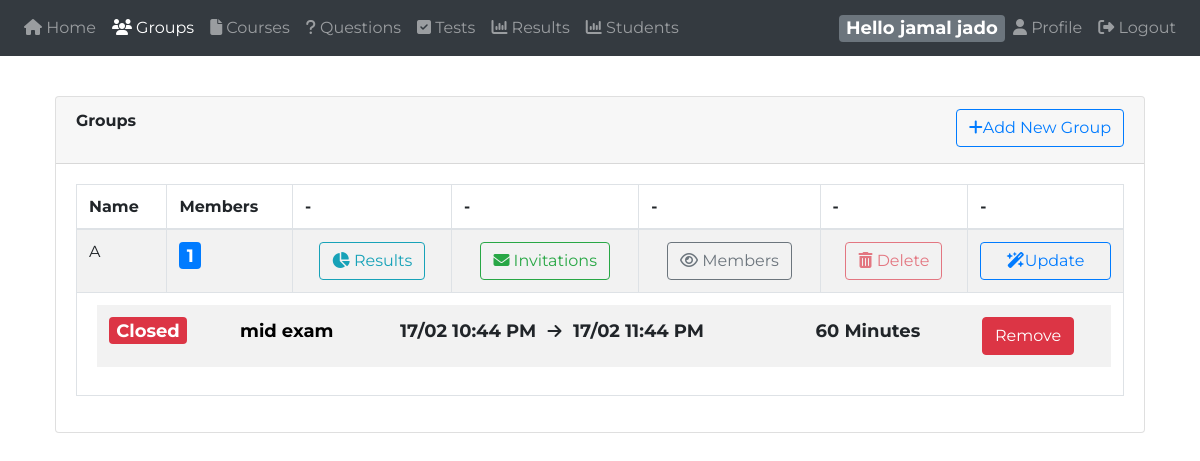
Screenshot of /instructor/?groups (signed in) with the database file from the repository.
### tables this page shows
CREATE TABLE `instructor` (
  `id` int(11) NOT NULL,
  `name` varchar(120) NOT NULL,
  `email` varchar(120) NOT NULL,
  `password` varchar(100) NOT NULL,
  `phone` varchar(13) NOT NULL,
  `password_token` varchar(100) DEFAULT NULL,
  `token_expire` timestamp NULL DEFAULT NULL,
  `suspended` int(11) NOT NULL DEFAULT 0,
  `isAdmin` tinyint(1) NOT NULL DEFAULT 0
);

CREATE TABLE `groups` (
  `id` int(11) NOT NULL,
  `name` varchar(255) NOT NULL,
  `assignedTest` int(11) DEFAULT NULL,
  `settingID` int(11) DEFAULT NULL,
  `instructorID` int(11) DEFAULT NULL
);

CREATE TABLE `test_settings` (
  `id` int(11) NOT NULL,
  `startTime` datetime DEFAULT NULL,
  `endTime` datetime DEFAULT NULL,
  `duration` int(3) DEFAULT NULL,
  `random` tinyint(255) DEFAULT NULL,
  `prevQuestion` int(1) DEFAULT NULL,
  `viewAnswers` tinyint(1) DEFAULT NULL,
  `releaseResult` int(1) DEFAULT 1,
  `sendToStudent` tinyint(1) DEFAULT NULL,
  `sendToInstructor` tinyint(1) DEFAULT NULL,
  `passPercent` int(3) DEFAULT NULL,
  `instructorID` int(11) DEFAULT NULL
);

### instructor/app/model/dbh.class.php (called while the page is built)
<?php
class dbh {
  private $host = "localhost";
  private $port = "3307";
  private $username = "root";
  private $pwd = "";
  private $dbName = "final";
  public function connect(){
    try {
      $conn = 'mysql:host=' . $this->host . ';port=' . $this->port . ';dbname=' . $this->dbName . ';charset=utf8mb4';
      $pdo = new PDO($conn, $this->username, $this->pwd);
      $pdo->setAttribute(PDO::ATTR_ERRMODE, PDO::ERRMODE_EXCEPTION);
      $pdo->setAttribute(PDO::ATTR_DEFAULT_FETCH_MODE, PDO::FETCH_ASSOC);
      return $pdo;
    } catch (PDOException $e) {
      die("Database connection failed: " . $e->getMessage());
    }
  }
}

### instructor/app/model/instructor.class.php (called while the page is built, shortened)
<?php
class instructor extends dbh{
  public function getByEmail($email)
   {
    $stmt = $this->connect()->prepare("SELECT id,name, password, email, phone, isAdmin FROM instructor where email = :email");
    $stmt->bindparam(":email",$email);
    $stmt->execute();
    $result=$stmt->fetchAll(PDO::FETCH_OBJ);
    return $result[0];
   }
}

### instructor/app/controller/autoloader.inc.php (called while the page is built, shortened)
<?php
  function myAutoLoader ($className){
    $url = $_SERVER['HTTP_HOST'].$_SERVER['REQUEST_URI'];
    if (strpos($url,'controller') !== false){
      $path = '../model/';
    }else{
      $path = "app/model/";
    }
    $extension = ".class.php";
    $fullPath = $path . $className . $extension;
  }
 ?>

### instructor/app/model/group.class.php (called while the page is built, shortened)
<?php
class group extends dbh{
    public function getAll(){
        $stmt = $this->connect()->prepare("SELECT gp.id, name,
          (select count(*) from groups_has_students sg where sg.groupID = gp.id) as members,
          (select name from test where id = gp.assignedTest) as assignedTest,gp.assignedTest testID,
					(CASE WHEN (convert_tz(now(),@@session.time_zone,'+02:00') BETWEEN ts.startTime AND ts.endTime) THEN 1 ELSE 0 END) as isActive,
          ts.startTime,ts.endTime,ts.duration,ts.viewAnswers,gp.instructorID as instructor
					FROM groups gp
					LEFT JOIN test_settings ts
					on ts.id = gp.settingID
          where gp.instructorID = :instID");
        $stmt->bindparam(":instID",$_SESSION['mydata']->id);
        $stmt->execute();
        $result = $stmt->fetchAll(PDO::FETCH_OBJ);
        return $result;
    }
}

### instructor/app/view/groups.php (the view, shortened to what this page needs)
<?php
require_once 'header.php';
require_once 'navbar.php';
$group = new group();
$allGroups = $group->getAll($_SESSION['mydata']->id);
?>
<div class="content mt-3">
    <div class="animated fadeIn">
        <div class="col-md-12">
          <?php
						if (isset($_GET['invitations']) && isset($_GET['id'])) { ?>
								<button type="button" class="btn btn-warning float-right w-100"  data-toggle="modal" data-target="#addstudent">
									<i class="fa fa-plus"></i> Add Students
								</button>
							<div class="modal fade" id="addstudent" tabindex="-1" role="dialog">
							  <div class="modal-dialog" role="document">
							    <div class="modal-content">
							      <div class="modal-header">
							        <h5 class="modal-title">Add Students to Group</h5>
							        <button type="button" class="close" data-dismiss="modal" aria-label="Close">
							          <span aria-hidden="true">&times;</span>
							        </button>
							      </div>
							      <div class="modal-body">
											<form action="app/controller/group.inc.php?addStudents" id="addstudentForm" method="post">
												<input type="hidden" name="groupID" value="<?php echo $_GET['id']; ?>">
												<div class="form-group">
											    <label for="studentIDs">Student IDs</label>
											    <textarea class="form-control" id="studentIDs" name="studentIDs" rows="10" placeholder="Write One ID per line."></textarea>
											  </div>
											</form>
							      </div>
							      <div class="modal-footer">
							        <button type="button" class="btn btn-secondary" data-dismiss="modal">Close</button>
							        <button type="submit" form="addstudentForm" class="btn btn-primary">Add</button>
							      </div>
							    </div>
							  </div>
							</div>
					<?php }else{ ?>
            <div class="card">
              <div class="card-header">
                <strong class="card-title">Groups</strong>
                <button type="button" class="btn btn-outline-primary float-right mb-1" data-toggle="modal" data-target="#addnewgroup"><i class="fa fa-plus"></i>Add New Group</button>
              </div>
              <div class="card-body">
                <table id="bootstrap-data-table" class="table table-striped table-bordered">
                  <thead>
                    <tr>
                      <th>Name</th>
                      <th>Members</th>
                      <th>-</th>
                      <th>-</th>
                      <th>-</th>
                      <th>-</th>
                      <th>-</th>
                    </tr>
                  </thead>
                  <tbody>
                    <?php
										foreach ($allGroups as $group) { ?>
                      <tr>
                        <td>
                          <?php echo $group->name ?>
                        </td>
                        <td><a href="#" class="badge badge-primary"><?php echo $group->members ?></a></td>
                        <td class="text-center">
                          <a type="button" class="btn btn-outline-info" href="?results&groupID=<?php echo $group->id ?>"><i class="fa fa-pie-chart"></i> Results</a>
                        </td>
                        <td class="text-center">
                          <a type="button" class="btn btn-outline-success" href="?groups&invitations&id=<?php echo $group->id ?>"><i class="fa fa-envelope"></i> Invitations</a>
                        </td>
                        <td class="text-center">
                          <a type="button" class="btn btn-outline-secondary" href="?groups&viewMembers&id=<?php echo $group->id ?>"><i class="fa fa-eye"></i> Members</a>
                        </td>
                        <td class="text-center">
                          <button type="button" class="btn btn-outline-danger" <?php echo ($group->members == 0)? '':'disabled' ?> onclick="javascript: if (confirm('Are you sure you want to delete this Group?'))
														{ window.location.href='app/controller/group.inc.php?deleteGroup=<?php echo $group->id ?>';}">
														<i class="fa fa-trash"></i> Delete
													</button>
                        </td>
                        <td class="text-center">
                          <button type="button" data-toggle="modal" data-target="#editgroup" data-gname="<?php echo $group->name ?>" data-gid="<?php echo $group->id ?>" class="btn btn-outline-primary btn-block"><i class="fa fa-magic"></i>Update</button>
                        </td>
											</tr>
											<?php if($group->assignedTest){ ?>
											<tr>
												<td colspan="10"  style="padding-left:20px">
													<div>
													<table class="table table-borderless">
														<tbody>
															<tr>
																	<td>
																		<?php echo (($group->isActive)? '<span class="badge badge-success">Opened':'<span class="badge badge-danger">Closed') ?></span>
																	</td>
																	<td>
																		<?php echo (($group->assignedTest) ? ('<a href="?tests=view&id='. $group->testID .'" class="badge black-link">' . $group->assignedTest . '</a>') : '') ?>
																	</td>
																	<td>
																		<?php
																		if ($group->endTime){ ?>
																		<span class="badge"><?php echo date('d/m h:i A', strtotime($group->startTime)) ?> </span> <i class="fa fa-arrow-right" aria-hidden="true"></i>
																		<span class="badge"><?php echo date('d/m h:i A', strtotime($group->endTime)) ?></span>
																	<?php }else{ ?>
																		<span class="badge">No Time Limit</span>
																	<?php } ?>
																	</td>
																	<td>
																		<span class="badge"><?php echo (($group->duration)? ($group->duration . ' Minutes') :'No Time Limit') ?></span>
																	</td>
																	<td>
																		<button type="button" data-gid="<?php echo $group->id ?>" class="btn btn-danger deleteAssignedTest">Remove</button>
																	</td>
															</tr>
														</tbody>
													</table>
													</div>
											</td>
										</tr>
									<?php }} ?>
                  </tbody>
                </table>
              </div>
            </div>
						<?php } ?>
        </div>
    </div>
  </div>
  <?php
		require_once 'footer.php';
		?>

### instructor/app/view/navbar.php (shortened to what this page needs)
<?php
$obj = new instructor();
$usr = $obj->getByEmail($_SESSION['mydata']->email);
?>
<body>
  <nav class="navbar navbar-icon-top navbar-expand-lg navbar-dark bg-dark">
    <div class="collapse navbar-collapse" id="navbarSupportedContent">
      <ul class="navbar-nav mr-auto">
        <?php
          if($_SESSION['mydata']->isAdmin){ ?>
            <li class="nav-item <?php echo (isset($_GET['instructors'])?'active':'') ?>">
              <a class="nav-link" href="?instructors">
                <i class="fa fa-group"></i>
                Instructors
              </a>
            </li>
            <li class="nav-item <?php echo (isset($_GET['students'])?'active':'') ?>">
              <a class="nav-link" href="?students">
                <i class="fa fa-group"></i>
                Students
              </a>
            </li>
            <li class="nav-item <?php echo (isset($_GET['results'])?'active':'') ?>">
              <a class="nav-link" href="?results">
                <i class="fa fa-group"></i>
                Results
              </a>
            </li>
          <?php }else{ ?>
        <li class="nav-item <?php echo (empty($_GET)?'active':'') ?>">
          <a class="nav-link" href=".">
            <i class="fa fa-home"></i>
              Home
            </a>
        </li>
        <li class="nav-item <?php echo (isset($_GET['groups'])?'active':'') ?>">
          <a class="nav-link" href="?groups">
            <i class="fa fa-group"></i>
            Groups
          </a>
        </li>
        <li class="nav-item <?php echo (isset($_GET['courses'])?'active':'') ?>">
          <a class="nav-link" href="?courses">
            <i class="fa fa-file"></i>
            Courses
          </a>
        </li>
        <li class="nav-item <?php echo (isset($_GET['questions'])?'active':'') ?>">
          <a class="nav-link" href="?questions">
            <i class="fa fa-question"></i>
            Questions
          </a>
        </li>
        <li class="nav-item <?php echo (isset($_GET['tests'])?'active':'') ?>">
          <a class="nav-link" href="?tests">
            <i class="fa fa-check-square"></i>
            Tests
          </a>
        </li>
        <li class="nav-item <?php echo (isset($_GET['results'])?'active':'') ?>">
          <a class="nav-link" href="?results">
            <i class="fa fa-bar-chart"></i>
            Results
          </a>
        </li>
        <li class="nav-item <?php echo (isset($_GET['students'])?'active':'') ?>">
          <a class="nav-link" href="?students">
            <i class="fa fa-bar-chart"></i>
            Students
          </a>
        </li>
<?php } ?>
      </ul>
      <span class="badge badge-secondary">Hello <?php echo $_SESSION['mydata']->name ?></span>
      <ul class="navbar-nav ">
        <li class="nav-item">
          <a class="nav-link" href="?profile">
            <i class="fa fa-user"></i>
            Profile
          </a>
        </li>
        <li class="nav-item">
          <a class="nav-link" href="?logout">
            <i class="fa fa-sign-out"></i>
            Logout
          </a>
        </li>
      </ul>
    </div>
  </nav>

### instructor/style/css/instructor.css (style rules this page uses)
body { font-family: 'Montserrat', sans-serif; min-width: 600px; }
.black-link { color: black; }
a { cursor: pointer; text-decoration: none; }
.badge { font-size: 18; }
.card { margin: 40px; }

### rows the page displays
instructor: name "jamal jado"
groups: name "A", members "1", assignedTest "mid exam", settingID.startTime "17/02 10:44 PM", settingID.endTime "17/02 11:44 PM", settingID.duration "60"
